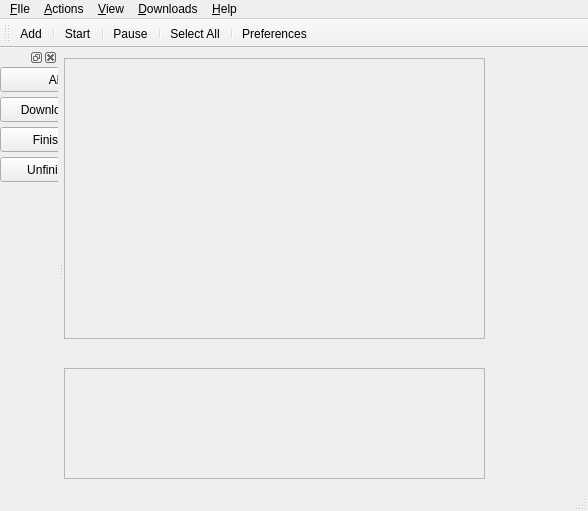
<?xml version="1.0" encoding="UTF-8"?>
<ui version="4.0">
 <class>MainWindow</class>
 <widget class="QMainWindow" name="MainWindow">
  <property name="geometry">
   <rect>
    <x>0</x>
    <y>0</y>
    <width>588</width>
    <height>511</height>
   </rect>
  </property>
  <property name="windowTitle">
   <string>MainWindow</string>
  </property>
  <widget class="QWidget" name="centralwidget">
   <widget class="QScrollArea" name="scrollArea">
    <property name="geometry">
     <rect>
      <x>0</x>
      <y>10</y>
      <width>421</width>
      <height>281</height>
     </rect>
    </property>
    <property name="widgetResizable">
     <bool>true</bool>
    </property>
    <widget class="QWidget" name="scrollAreaWidgetContents">
     <property name="geometry">
      <rect>
       <x>0</x>
       <y>0</y>
       <width>417</width>
       <height>277</height>
      </rect>
     </property>
    </widget>
   </widget>
   <widget class="QScrollArea" name="scrollArea_2">
    <property name="geometry">
     <rect>
      <x>0</x>
      <y>320</y>
      <width>421</width>
      <height>111</height>
     </rect>
    </property>
    <property name="widgetResizable">
     <bool>true</bool>
    </property>
    <widget class="QWidget" name="scrollAreaWidgetContents_2">
     <property name="geometry">
      <rect>
       <x>0</x>
       <y>0</y>
       <width>417</width>
       <height>107</height>
      </rect>
     </property>
    </widget>
   </widget>
  </widget>
  <widget class="QStatusBar" name="statusbar"/>
  <widget class="QMenuBar" name="menuBar">
   <property name="geometry">
    <rect>
     <x>0</x>
     <y>0</y>
     <width>588</width>
     <height>20</height>
    </rect>
   </property>
   <widget class="QMenu" name="menuFIle">
    <property name="title">
     <string>&amp;FIle</string>
    </property>
    <addaction name="action_Add_2"/>
    <addaction name="action_Import"/>
    <addaction name="action_Export"/>
    <addaction name="actionE_xit"/>
    <addaction name="separator"/>
   </widget>
   <widget class="QMenu" name="menu_Edit">
    <property name="title">
     <string>&amp;Actions</string>
    </property>
    <addaction name="action_Remove"/>
    <addaction name="actionUndo"/>
    <addaction name="actionRedo"/>
    <addaction name="action_Start_2"/>
    <addaction name="actionStop"/>
    <addaction name="actionRemove"/>
    <addaction name="actionRemove_All"/>
   </widget>
   <widget class="QMenu" name="menu_Options">
    <property name="title">
     <string>&amp;Downloads</string>
    </property>
    <addaction name="actionPreferences"/>
    <addaction name="actionScheduler_Ctrl_S"/>
   </widget>
   <widget class="QMenu" name="menu_Help">
    <property name="title">
     <string>&amp;Help</string>
    </property>
    <addaction name="actionAbout"/>
   </widget>
   <widget class="QMenu" name="menuView">
    <property name="title">
     <string>&amp;View</string>
    </property>
    <widget class="QMenu" name="menuArrange_by">
     <property name="title">
      <string>Arrange by</string>
     </property>
     <addaction name="actionStart_time"/>
     <addaction name="actionName"/>
     <addaction name="actionTime_left"/>
     <addaction name="actionSize"/>
     <addaction name="actionTransfer_rate"/>
    </widget>
    <addaction name="menuArrange_by"/>
    <addaction name="actionLanguage"/>
   </widget>
   <addaction name="menuFIle"/>
   <addaction name="menu_Edit"/>
   <addaction name="menuView"/>
   <addaction name="menu_Options"/>
   <addaction name="menu_Help"/>
  </widget>
  <widget class="QToolBar" name="toolBar">
   <property name="windowTitle">
    <string>toolBar</string>
   </property>
   <attribute name="toolBarArea">
    <enum>TopToolBarArea</enum>
   </attribute>
   <attribute name="toolBarBreak">
    <bool>false</bool>
   </attribute>
   <addaction name="action_Add"/>
   <addaction name="separator"/>
   <addaction name="action_Start"/>
   <addaction name="separator"/>
   <addaction name="action_Pause"/>
   <addaction name="separator"/>
   <addaction name="actionSelect_All"/>
   <addaction name="separator"/>
   <addaction name="action_Preferences"/>
  </widget>
  <widget class="QDockWidget" name="dockWidget">
   <attribute name="dockWidgetArea">
    <number>1</number>
   </attribute>
   <widget class="QWidget" name="dockWidgetContents">
    <widget class="QPushButton" name="pushButton">
     <property name="geometry">
      <rect>
       <x>0</x>
       <y>0</y>
       <width>111</width>
       <height>25</height>
      </rect>
     </property>
     <property name="text">
      <string>All</string>
     </property>
    </widget>
    <widget class="QPushButton" name="pushButton_2">
     <property name="geometry">
      <rect>
       <x>0</x>
       <y>60</y>
       <width>111</width>
       <height>25</height>
      </rect>
     </property>
     <property name="text">
      <string>Finished</string>
     </property>
    </widget>
    <widget class="QPushButton" name="pushButton_3">
     <property name="geometry">
      <rect>
       <x>0</x>
       <y>90</y>
       <width>111</width>
       <height>25</height>
      </rect>
     </property>
     <property name="text">
      <string>Unfinished</string>
     </property>
    </widget>
    <widget class="QPushButton" name="pushButton_4">
     <property name="geometry">
      <rect>
       <x>0</x>
       <y>30</y>
       <width>111</width>
       <height>25</height>
      </rect>
     </property>
     <property name="text">
      <string>Downloading</string>
     </property>
    </widget>
   </widget>
  </widget>
  <action name="action_Add">
   <property name="text">
    <string>&amp;Add</string>
   </property>
  </action>
  <action name="actionE_xit">
   <property name="text">
    <string>Exit            Ctrl+Q</string>
   </property>
  </action>
  <action name="actionUndo">
   <property name="text">
    <string>S&amp;tart All     </string>
   </property>
  </action>
  <action name="actionRedo">
   <property name="text">
    <string>St&amp;op All       Ctrl+P</string>
   </property>
  </action>
  <action name="actionPreferences">
   <property name="text">
    <string>P&amp;references    Ctrl+P</string>
   </property>
  </action>
  <action name="actionAbout">
   <property name="text">
    <string>About</string>
   </property>
  </action>
  <action name="action_Remove">
   <property name="text">
    <string>Select All    Ctrl+A</string>
   </property>
   <property name="toolTip">
    <string>Remove</string>
   </property>
  </action>
  <action name="action_Start">
   <property name="text">
    <string>Start</string>
   </property>
   <property name="toolTip">
    <string>Start</string>
   </property>
  </action>
  <action name="action_Pause">
   <property name="text">
    <string>Pause</string>
   </property>
   <property name="toolTip">
    <string>Pause</string>
   </property>
  </action>
  <action name="action_Preferences">
   <property name="text">
    <string>Preferences</string>
   </property>
   <property name="toolTip">
    <string>Settings</string>
   </property>
   <property name="shortcut">
    <string>Ctrl+Shift+P</string>
   </property>
  </action>
  <action name="actionFull_Screen">
   <property name="text">
    <string>Full Screen</string>
   </property>
  </action>
  <action name="actionSidebar">
   <property name="text">
    <string>Sidebar</string>
   </property>
  </action>
  <action name="action_Add_2">
   <property name="text">
    <string>Add         Ctrl+N</string>
   </property>
  </action>
  <action name="action_Import">
   <property name="text">
    <string>&amp;Import</string>
   </property>
  </action>
  <action name="action_Export">
   <property name="text">
    <string>&amp;Export</string>
   </property>
  </action>
  <action name="actionSelect_All">
   <property name="text">
    <string>Select All</string>
   </property>
   <property name="shortcut">
    <string>Ctrl+A</string>
   </property>
  </action>
  <action name="action_Start_2">
   <property name="text">
    <string>Start</string>
   </property>
  </action>
  <action name="actionStop">
   <property name="text">
    <string>Stop</string>
   </property>
  </action>
  <action name="actionRemove">
   <property name="text">
    <string>Remove       Ctrl+R</string>
   </property>
  </action>
  <action name="actionScheduler_Ctrl_S">
   <property name="text">
    <string>Scheduler       Ctrl+S</string>
   </property>
  </action>
  <action name="actionRemove_All">
   <property name="text">
    <string>Remove All</string>
   </property>
  </action>
  <action name="actionLanguage">
   <property name="text">
    <string>Language</string>
   </property>
  </action>
  <action name="actionStart_time">
   <property name="text">
    <string>Start time</string>
   </property>
  </action>
  <action name="actionName">
   <property name="text">
    <string>Name</string>
   </property>
  </action>
  <action name="actionTime_left">
   <property name="text">
    <string>Time left</string>
   </property>
  </action>
  <action name="actionSize">
   <property name="text">
    <string>Size</string>
   </property>
  </action>
  <action name="actionTransfer_rate">
   <property name="text">
    <string>Transfer rate</string>
   </property>
  </action>
  <action name="action_Remove_2">
   <property name="text">
    <string>Remove</string>
   </property>
   <property name="shortcut">
    <string>Ctrl+R</string>
   </property>
  </action>
  <action name="action_Scheduler">
   <property name="text">
    <string>Scheduler</string>
   </property>
   <property name="shortcut">
    <string>Ctrl+S</string>
   </property>
  </action>
 </widget>
 <resources/>
 <connections/>
</ui>
